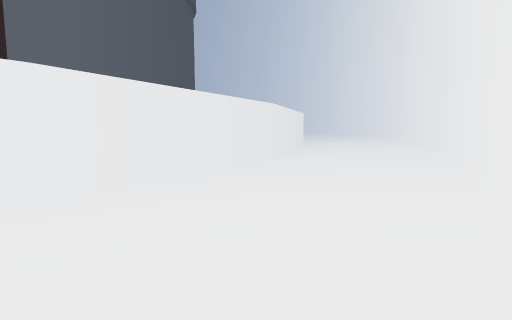
view 1 (above)

13 first-person views from a walk through a scene from a Unity 3-D project. The camera is 1.2 m above the floor, tilts 6° down and sees 80° across. The floor is counted in squares, 2 m on a side. Each view is taken from the middle of a square. On the plan, view 1 faces up. The plan holds only what a view shows up to about 9 squares ahead; the rest is blank. The place goes on beyond the plan.

view 2
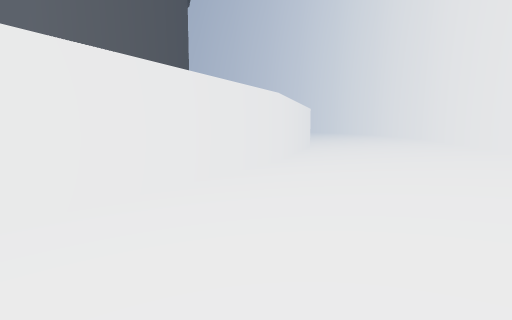

view 3
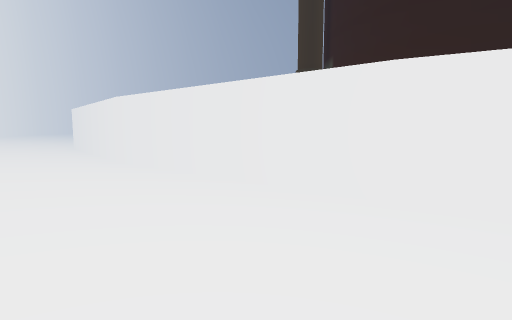

view 4
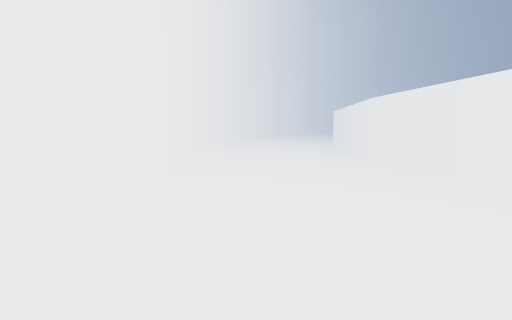

view 5
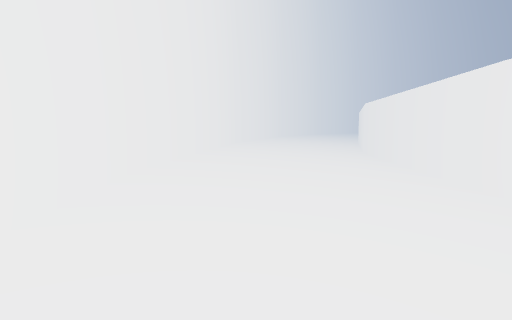

view 6
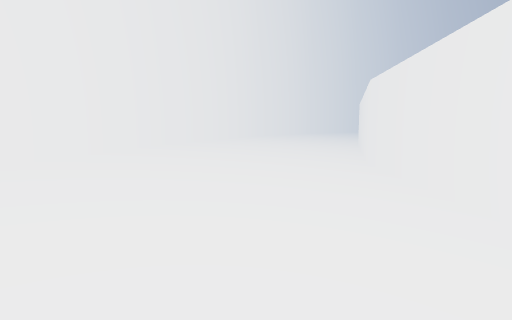

view 7
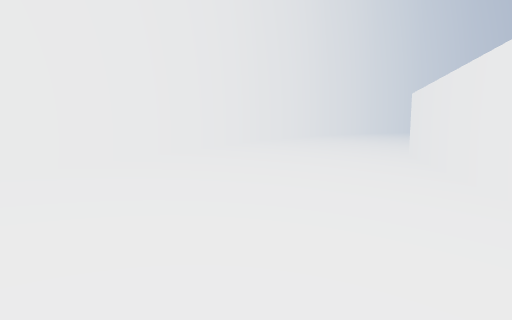

view 8
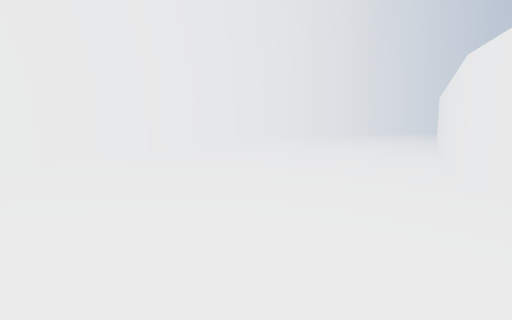

view 9
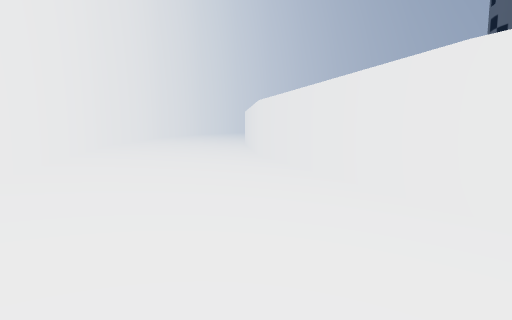

view 10
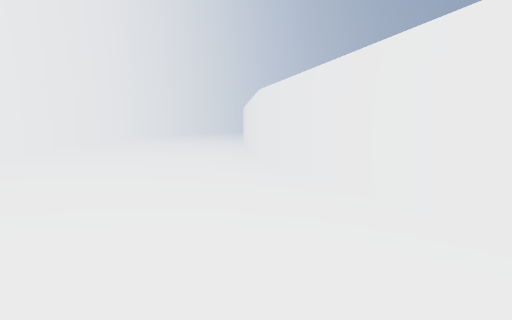

view 11
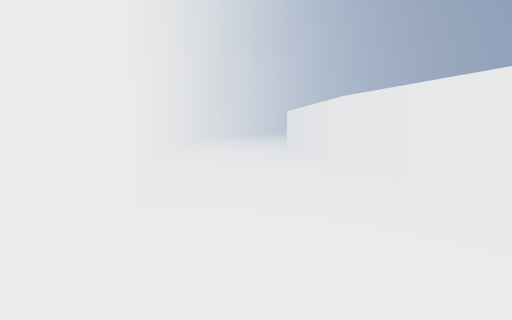

view 12
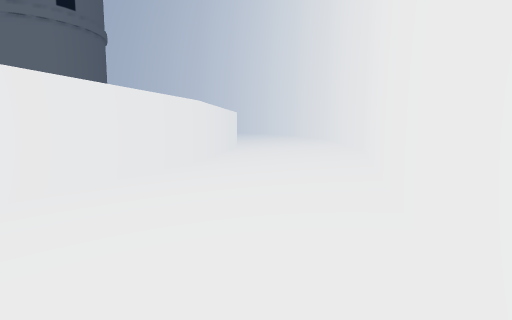

view 13
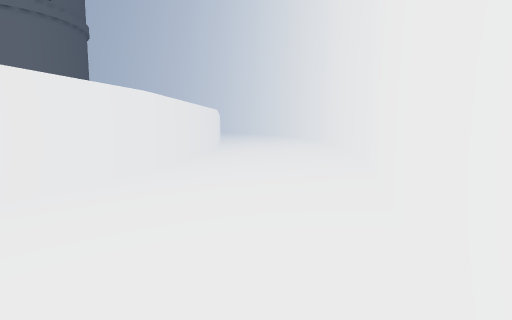

### Floor plan
Key: @ floor where view 1 was taken; # wall or solid block; . main floor; : floor 0.25 m higher than the main floor; - floor 0.25 m lower than the main floor; _ floor 0.5 m lower than the main floor.
Columns run from 26 left of view 1 to 6 right of it. Each row starts with its distance up from view 1.
 11                           ##--.:#
 10                           #_-..:#
  9                          ##--..:#
  8                          #_-..:##
  7                         ##--..:#
  6                         #_-..:##
  5                        ##--..:#
  4                        #_-..:##
  3                       ##--..:#
  2                      ##--..:#
  1                     ##--..:##
  0                    ##--..:@#
 -1                   ##_--..:#
 -2                  ##_--..:##
 -3                 ##---..:##
 -4                ##---..:##
 -5              ###--...:##
 -6            ###_--...:##
 -7           ##_---..::##
 -8         ###---...::##
 -9      ####----...:##
-10  #####-----...::##
-11 ##_-----....::##
-12 -----.....::###
-13 .......:::###
-14 ....::#####
-15 :::####
-16 ####

Where each view was taken, in squares from view 1:
view 1: 0 up, 0 right, facing up
view 2: 2 up, 0 right, facing up
view 3: 2 up, 1 right, facing left
view 4: 2 up, 1 right, facing down-left
view 5: 1 down, 2 left, facing down-left
view 6: 3 down, 6 left, facing down-left
view 7: 6 down, 9 left, facing down-left
view 8: 8 down, 13 left, facing down-left
view 9: 11 down, 15 left, facing left
view 10: 11 down, 17 left, facing left
view 11: 13 down, 17 left, facing left
view 12: 13 down, 17 left, facing up-right
view 13: 12 down, 15 left, facing up-right
